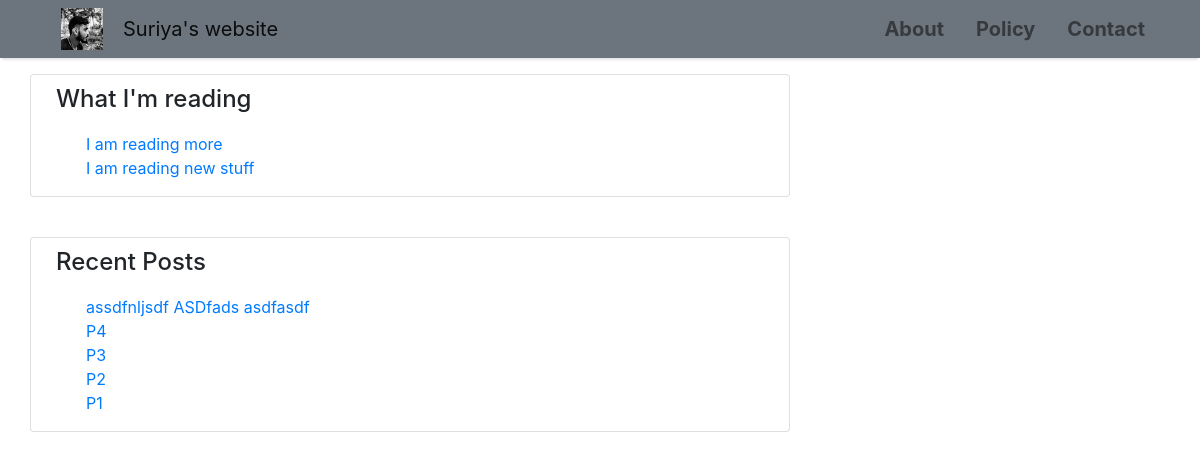
Before: / with the older database file.
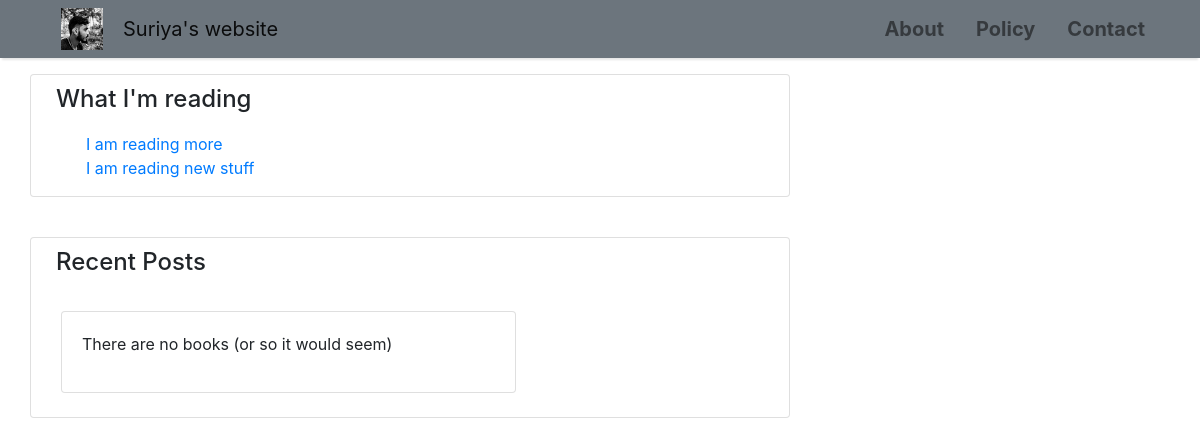
After: the same page with the newer database file.
### blog/models.py (models this page shows, shortened)
class Reading(models.Model):
    title = models.CharField(max_length=200, unique=True)
    slug = models.SlugField(max_length=200, unique=True)
    link = models.CharField(max_length=200)
    updated_on = models.DateTimeField(auto_now=True)
    created_on = models.DateTimeField(auto_now_add=True)
    class Meta:
        ordering = ['-created_on']

class Post(models.Model):
    title = models.CharField(max_length=200, unique=True)
    slug = models.SlugField(max_length=200, unique=True)
    author = models.ForeignKey(User, on_delete=models.CASCADE, related_name='blog_posts')
    updated_on = models.DateTimeField(auto_now=True)
    content = models.TextField()
    created_on = models.DateTimeField(auto_now_add=True)
    status = models.IntegerField(choices=STATUS, default=0)
    class Meta:
        ordering = ['-created_on']

### blog/views.py (the view)
# urls.py: path('', views.PostList.as_view(), name='home'),
class PostList(generic.ListView):
    model = Post
    context_object_name = 'my_post_list'
    queryset = Post.objects.all()
    template_name = 'blog/index.html'
    def get_context_data(self, **kwargs):
        context = super(PostList, self).get_context_data(**kwargs)
        context['post'] = Post.objects.all()
        context['reading'] = Reading.objects.all()
        return context

### templates/blog/index.html
{% extends "blog/base.html" %}
{% block content %}
{% load static %}
<link rel="stylesheet" href="{% static 'css/index.css' %}">
<div class="home-content">
<div class="container">
  <div class="row">
    <div class="col-md-8 card mb-4  mt-3 left  top">
  <h4 class="card-h4">What I'm reading</h4>
  {% if reading %}
  <ul style="list-style-type:none">
  {% for element in reading %}
  <li>
    <a class="title" href="{{ element.link }}" target="_blank">{{ element.title }}</a>
  </li>
    {% endfor %}
    </ul>
  {% else %}
  <p>I am not reading anything.</p>
  <p>Sadly.</p>
  {% endif %}
  </div>
  </div>
</div>
</div>
<div class="container">
  <div class="row">
    <div class="col-md-8 card mb-4  mt-3 left  top div-p-list">
  <h4 class="card-h4">Recent Posts</h4>
{% if my_post_list %}
  <div class="text-left">
  <ul style="list-style-type:none">
{% for post in my_post_list %}
  <li><a class="title" href="{% url 'post_detail' post.slug %}">{{ post.title }}</a></li>
{% endfor %}
  </ul>
    </div>
{% else %}
        <div class="col-md-8 mt-3 left">
            <div class="card mb-4">
                <div class="card-body">
                           <p> There are no books (or so it would seem)</p>
                </div>
            </div>
        </div>
        {% endif %}
  </div>
  </div>
  </div>
{% endblock %}

Changed rows visible on the page:
removed Post: title "assdfnljsdf ASDfads asdfasdf"
removed Post: title "P4"
removed Post: title "P3"
removed Post: title "P2"
removed Post: title "P1"
Other visible differences:
text now shown: "There are no books (or so it would seem)"
